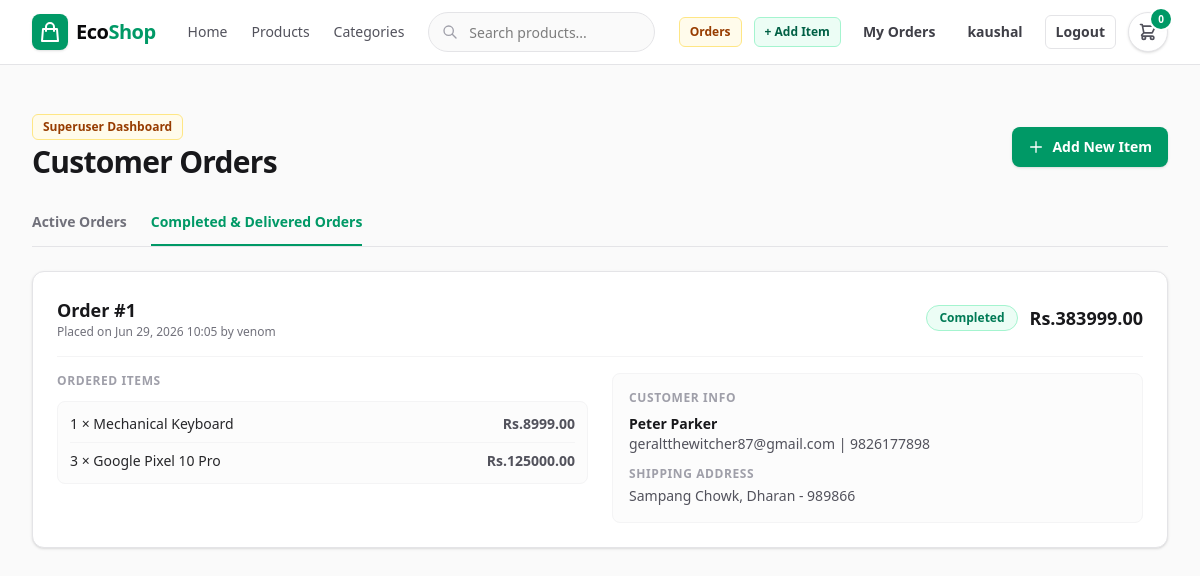
The app's page /cart/admin-orders/?completed=true (signed in) with its own data.
### cart/models.py (models this page shows, shortened)
class Order(models.Model):
    STATUS_CHOICES = (
        ('Pending', 'Pending'),
        ('Processing', 'Processing'),
        ('Out for Delivery', 'Out for Delivery'),
        ('Delivered', 'Delivered (Pending Acceptance)'),
        ('Completed', 'Completed'),
    )
    user = models.ForeignKey(User, on_delete=models.CASCADE, related_name='orders')
    full_name = models.CharField(max_length=150)
    email = models.EmailField()
    address = models.TextField()
    city = models.CharField(max_length=100)
    postal_code = models.CharField(max_length=20)
    phone = models.CharField(max_length=20)
    total_price = models.FloatField()
    status = models.CharField(max_length=30, choices=STATUS_CHOICES, default='Pending')
    delivery_notified = models.BooleanField(default=False)
    is_completed = models.BooleanField(default=False)
    created_at = models.DateTimeField(auto_now_add=True)

class OrderItem(models.Model):
    order = models.ForeignKey(Order, on_delete=models.CASCADE, related_name='items')
    product = models.ForeignKey(Product, on_delete=models.CASCADE)
    price = models.FloatField()
    quantity = models.PositiveIntegerField(default=1)

### myapp/models.py (models this page shows, shortened)
class Product(models.Model):
    name = models.CharField(max_length=100)
    price = models.FloatField()
    description = models.TextField()
    image = models.ImageField(upload_to='images/')
    slug = models.SlugField(unique=True, blank=True)
    stock = models.IntegerField()
    active = models.BooleanField()

### cart/views.py (the view)
# urls.py: path('admin-orders/', views.admin_orders, name="admin_orders"),
@user_passes_test(lambda u: u.is_superuser)
def admin_orders(request):
    show_completed = request.GET.get('completed', 'false') == 'true'
    if show_completed:
        orders = Order.objects.filter(is_completed=True).order_by('-created_at')
    else:
        orders = Order.objects.filter(is_completed=False).order_by('-created_at')
    return render(request, 'cart/admin_orders.html', {'orders': orders, 'show_completed': show_completed})

### cart/cart.py (called while the page is built)
    def __len__(self):
        return sum(int(item.get('qty', 0)) for item in self.cart.values())

### cart/context_processors.py (called while the page is built)
def cart(request):
    return{'cart':Cart(request)}

### cart/templates/cart/admin_orders.html (shortened to what this page needs)
{% extends 'myapp/base.html' %}
{% block body %}
<main class="min-h-screen bg-zinc-50 text-zinc-950 py-8 lg:py-12">
    <div class="mx-auto max-w-7xl px-4 sm:px-6 lg:px-8">
        <div class="flex flex-col sm:flex-row sm:items-center justify-between gap-4 mb-8">
            <div>
                <span class="inline-flex items-center rounded-md bg-amber-50 px-2.5 py-1 text-xs font-semibold text-amber-800 border border-amber-200">Superuser Dashboard</span>
                <h1 class="text-3xl font-bold tracking-tight text-zinc-900 mt-1">Customer Orders</h1>
            </div>
            <div class="flex items-center gap-3">
                <a href="{% url 'myapp:add_product' %}" class="inline-flex items-center gap-2 rounded-lg bg-emerald-600 px-4 py-2.5 text-sm font-semibold text-white shadow-sm hover:bg-emerald-700 transition">
                    <svg class="h-4 w-4" fill="none" stroke="currentColor" stroke-width="2" viewBox="0 0 24 24">
                        <path stroke-linecap="round" stroke-linejoin="round" d="M12 4v16m8-8H4"></path>
                    </svg>
                    Add New Item
                </a>
            </div>
        </div>
        <div class="flex border-b border-zinc-200 mb-6 gap-6">
            <a href="{% url 'admin_orders' %}" class="pb-3 text-sm font-semibold border-b-2 transition {% if not show_completed %}border-emerald-600 text-emerald-600{% else %}border-transparent text-zinc-500 hover:text-zinc-700{% endif %}">
                Active Orders
            </a>
            <a href="{% url 'admin_orders' %}?completed=true" class="pb-3 text-sm font-semibold border-b-2 transition {% if show_completed %}border-emerald-600 text-emerald-600{% else %}border-transparent text-zinc-500 hover:text-zinc-700{% endif %}">
                Completed & Delivered Orders
            </a>
        </div>
        {% if orders %}
            <div class="space-y-6">
                {% for order in orders %}
                    <div class="rounded-xl border border-zinc-200 bg-white p-6 shadow-sm">
                        <div class="flex flex-col sm:flex-row sm:items-center justify-between border-b border-zinc-100 pb-4 mb-4 gap-2">
                            <div>
                                <h2 class="text-lg font-bold text-zinc-900">Order #{{ order.id }}</h2>
                                <p class="text-xs text-zinc-500">Placed on {{ order.created_at|date:"M d, Y H:i" }} by {{ order.user.username }}</p>
                            </div>
                            <div class="flex items-center gap-3">
                                <span class="rounded-full px-3 py-1 text-xs font-semibold border {% if order.is_completed %}bg-emerald-50 text-emerald-700 border-emerald-200{% elif order.delivery_notified %}bg-sky-50 text-sky-700 border-sky-200{% else %}bg-amber-50 text-amber-700 border-amber-200{% endif %}">
                                    {{ order.status }}
                                </span>
                                <span class="text-lg font-extrabold text-zinc-900">Rs.{{ order.total_price|floatformat:2 }}</span>
                            </div>
                        </div>
                        <div class="grid grid-cols-1 md:grid-cols-2 gap-6">
                            <div>
                                <h3 class="text-xs font-bold uppercase tracking-wider text-zinc-400 mb-3">Ordered Items</h3>
                                <ul class="divide-y divide-zinc-100 border border-zinc-100 rounded-lg p-3 bg-zinc-50/50">
                                    {% for item in order.items.all %}
                                        <li class="flex justify-between items-center py-2 first:pt-0 last:pb-0 text-sm">
                                            <span class="font-medium text-zinc-800">{{ item.quantity }} × {{ item.product.name }}</span>
                                            <span class="text-zinc-600 font-semibold">Rs.{{ item.price|floatformat:2 }}</span>
                                        </li>
                                    {% endfor %}
                                </ul>
                            </div>
                            <div class="text-sm bg-zinc-50/50 p-4 rounded-lg border border-zinc-100 flex flex-col justify-between">
                                <div>
                                    <h3 class="text-xs font-bold uppercase tracking-wider text-zinc-400 mb-2">Customer Info</h3>
                                    <p class="font-bold text-zinc-900">{{ order.full_name }}</p>
                                    <p class="text-zinc-600">{{ order.email }} | {{ order.phone }}</p>
                                    <h3 class="text-xs font-bold uppercase tracking-wider text-zinc-400 mt-3 mb-1">Shipping Address</h3>
                                    <p class="text-zinc-600">{{ order.address }}, {{ order.city }} - {{ order.postal_code }}</p>
                                </div>
                            </div>
                        </div>
                    </div>
                {% endfor %}
            </div>
        {% else %}
            <div class="rounded-xl border border-dashed border-zinc-200 bg-white p-12 text-center">
                <p class="text-zinc-500 font-medium">
                    {% if show_completed %}No completed orders found.{% else %}No active pending orders.{% endif %}
                </p>
            </div>
        {% endif %}
    </div>
</main>
{% endblock %}

### myapp/templates/myapp/base.html (shortened to what this page needs)
<!DOCTYPE html>
<html lang="en">
<head>
     <script src="https://cdn.jsdelivr.net/npm/@tailwindcss/browser@4"></script>
</head>
<body>
    <header class="sticky top-0 z-50 w-full border-b border-zinc-200 bg-white/80 backdrop-blur-md">
        <div class="mx-auto flex max-w-7xl h-16 items-center justify-between px-4 sm:px-6 lg:px-8">
            <div class="flex items-center gap-8">
                <a href="{% url 'myapp:index' %}" class="flex items-center gap-2 text-xl font-bold tracking-tight text-zinc-950">
                    <span class="rounded-lg bg-emerald-600 p-1.5 text-white shadow-sm">
                        <svg class="h-6 w-6" fill="none" stroke="currentColor" stroke-width="2" viewBox="0 0 24 24">
                            <path stroke-linecap="round" stroke-linejoin="round" d="M16 11V7a4 4 0 00-8 0v4M5 9h14l1 12H4L5 9z"></path>
                        </svg>
                    </span>
                    <span>Eco<span class="text-emerald-600">Shop</span></span>
                </a>
                <nav class="hidden md:flex items-center gap-6">
                    <a href="{% url 'myapp:index' %}" class="text-sm font-medium text-zinc-600 hover:text-emerald-600 transition-colors">Home</a>
                    <a href="#" class="text-sm font-medium text-zinc-600 hover:text-emerald-600 transition-colors">Products</a>
                    <a href="#" class="text-sm font-medium text-zinc-600 hover:text-emerald-600 transition-colors">Categories</a>
                </nav>
            </div>
            <div class="flex-1 max-w-md mx-6 hidden sm:block">
                <form action="{% url 'myapp:index' %}" method="GET" class="relative flex items-center">
                    <input
                        type="text"
                        name="search"
                        placeholder="Search products..."
                        value="{{ query|default:'' }}"
                        class="w-full h-10 rounded-full border border-zinc-200 bg-zinc-50 pl-10 pr-4 text-sm outline-none transition focus:border-emerald-500 focus:bg-white focus:ring-2 focus:ring-emerald-100"
                    >
                    <div class="absolute left-3.5 text-zinc-400">
                        <svg class="h-4 w-4" fill="none" stroke="currentColor" stroke-width="2" viewBox="0 0 24 24">
                            <path stroke-linecap="round" stroke-linejoin="round" d="M21 21l-6-6m2-5a7 7 0 11-14 0 7 7 0 0114 0z"></path>
                        </svg>
                    </div>
                </form>
            </div>
            <div class="flex items-center gap-3">
                {% if user.is_authenticated %}
                    {% if user.is_superuser %}
                        <a href="{% url 'admin_orders' %}" class="rounded-md bg-amber-50 border border-amber-200 px-2.5 py-1.5 text-xs font-semibold text-amber-800 transition hover:bg-amber-100 inline-flex items-center gap-1">
                            Orders
                        </a>
                        <a href="{% url 'myapp:add_product' %}" class="rounded-md bg-emerald-50 border border-emerald-200 px-2.5 py-1.5 text-xs font-semibold text-emerald-800 transition hover:bg-emerald-100 inline-flex items-center gap-1">
                            + Add Item
                        </a>
                    {% endif %}
                    <a href="{% url 'my_orders' %}" class="rounded-md px-2.5 py-1.5 text-sm font-semibold text-zinc-700 transition hover:bg-zinc-100 hover:text-emerald-700 inline-flex">
                        My Orders
                    </a>
                    <a href="{% url 'profile' %}" class="rounded-md px-2.5 py-1.5 text-sm font-semibold text-zinc-700 transition hover:bg-zinc-100 hover:text-emerald-700 inline-flex">
                        {{ user.username }}
                    </a>
                    <form action="{% url 'logout' %}" method="post" class="block">
                        <button type="submit" class="rounded-md border border-zinc-200 bg-white px-2.5 py-1.5 text-sm font-semibold text-zinc-700 transition hover:border-emerald-600 hover:text-emerald-700 inline-flex">
                            Logout
                        </button>
                    </form>
                {% endif %}
                <a href="{% url 'cart_summary' %}" class="relative flex h-10 w-10 items-center justify-center rounded-full border border-zinc-200 bg-white text-zinc-600 hover:border-emerald-600 hover:text-emerald-600 transition-all shadow-sm" aria-label="Cart">
                    <svg class="h-5 w-5" fill="none" stroke="currentColor" stroke-width="2" viewBox="0 0 24 24">
                        <path stroke-linecap="round" stroke-linejoin="round" d="M3 3h2l.4 2M7 13h10l4-8H5.4M7 13L5.4 5M7 13l-2.293 2.293c-.63.63-.184 1.707.707 1.707H17m0 0a2 2 0 100 4 2 2 0 000-4zm-8 2a2 2 0 11-4 0 2 2 0 014 0z"></path>
                    </svg>
                    <span id="cart-qty" class="absolute -top-1 -right-1 flex h-5 w-5 items-center justify-center rounded-full bg-emerald-600 text-[10px] font-bold text-white shadow-sm ring-2 ring-white transition-all duration-300">
                        {{ cart|length }}
                    </span>
                </a>
            </div>
        </div>
    </header>
    {% block body %}
    {% endblock %}
</body>
</html>

### records on screen
Order: id "1", created_at "Jun 29, 2026 10:05", user.username "venom", status "Completed", total_price "383999.00", full_name "Peter Parker", email "geraltthewitcher87@gmail.com", phone "9826177898", address "Sampang Chowk", city "Dharan", postal_code "989866"
OrderItem: quantity "1", product.name "Mechanical Keyboard", price "8999.00"
OrderItem: quantity "3", product.name "Google Pixel 10 Pro", price "125000.00"

### other values on screen
{{ user.username }} "kaushal"
{{ cart|length }} "0"
